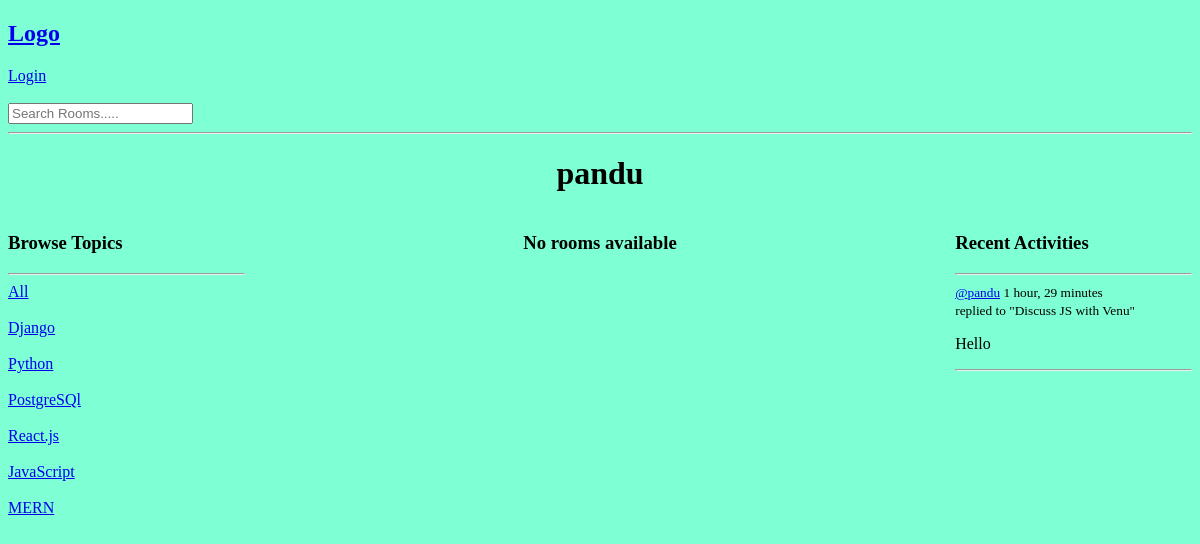
Before: /profile/4/ with the older database file.
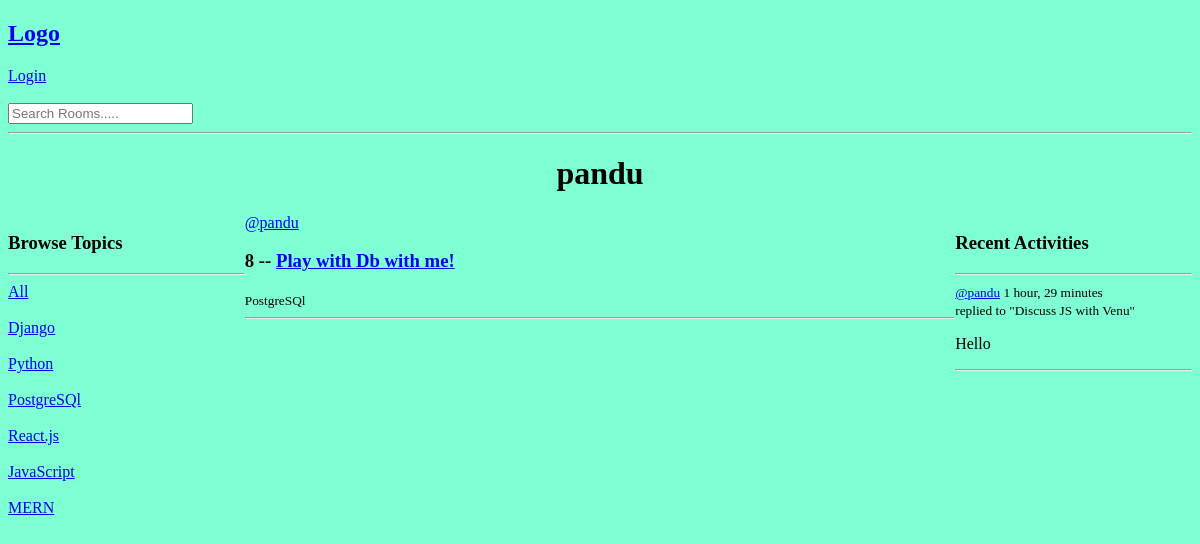
After: the same page with the newer database file.
### base/models.py (models this page shows, shortened)
class Topic(models.Model):
    name =models.CharField(max_length=200)

class Message(models.Model):
    user = models.ForeignKey(User, on_delete=models.CASCADE)
    room = models.ForeignKey(Room, on_delete=models.CASCADE)
    body = models.TextField()
    updated = models.DateTimeField(auto_now=True)
    created = models.DateTimeField(auto_now_add=True)
    class Meta:
        ordering = ['-updated', '-created']
    def __str__(self):
        return self.body[0:50]

class Room(models.Model):
    host = models.ForeignKey(User, on_delete=models.SET_NULL, null=True)
    topic = models.ForeignKey(Topic, on_delete=models.SET_NULL, null=True)
    name = models.CharField(max_length=200)
    description = models.TextField(null=True, blank=True)
    participants = models.ManyToManyField(User, related_name='participants', blank=True)
    updated = models.DateTimeField(auto_now=True)
    created = models.DateTimeField(auto_now_add=True)
    class Meta:
        ordering = ['-updated', '-created']
    def __str__(self):
        return self.name

### base/views.py (the view)
# urls.py: path('profile/<str:pk>/', views.userProfile, name='user-profile'),
def userProfile(request, pk):
    user = User.objects.get(id=pk)
    rooms = user.room_set.all()
    room_messages = user.message_set.all()
    topics = Topic.objects.all()
    context = {'user' : user, 'rooms': rooms, 'room_messages': room_messages, 'topics': topics}
    return render(request, 'base/profile.html', context)

### base/templates/base/profile.html (shortened to what this page needs)
{% extends 'main.html' %}
{% block content %}
<h1 style="text-align: center;">{{user.username}}</h1>
<div class="profile-container">
    <div>
        {% include 'base/components/topics_component.html' %}
    </div>
    <div>
        {% include 'base/components/feed_component.html' %}
    </div>
    <div>
        {% include 'base/components/activity_component.html' %}
    </div>
</div>
{% endblock %}

### base/templates/base/components/topics_component.html
<h3>Browse Topics</h3>
<hr>
<div>
    <a href="{% url 'home' %}">All</a>
</div>
<br>
{% for topic in topics %}
<div>
    <a href="{% url 'home' %}?q={{topic.name}}">{{topic.name}}</a>
</div>
<br>
{% endfor %}

### base/templates/base/components/feed_component.html (shortened to what this page needs)
{% if rooms %}
{% for room in rooms %}
<div>
    <a href="{% url 'user-profile' room.host.id %}">@{{room.host.username}}</a>
    <h3>{{room.id}} -- <a href="{% url 'room' room.id %}">{{room.name}}</a></h3>
    <small>{{room.topic.name}}</small>
    <hr>
</div>
{% endfor %}
{% else %}
<h3 style="text-align: center;">No rooms available</h3>
{% endif %}

### base/templates/base/components/activity_component.html (shortened to what this page needs)
<h3>Recent Activities</h3>
<hr>
{% for message in room_messages %}
<div>
    <small><a href="{% url 'user-profile' message.user.id %}">@{{message.user}}</a> {{message.created | timesince}}</small>
    <br>
    <small>replied to "{{message.room}}"</small>
    <p>{{message}}</p>
</div>
<hr>
{% endfor %}

Changed rows visible on the page:
added Room: host.username "pandu", id "8", name "Play with Db with me!", topic.name "PostgreSQl"
Other visible differences:
text no longer shown: "No rooms available"
